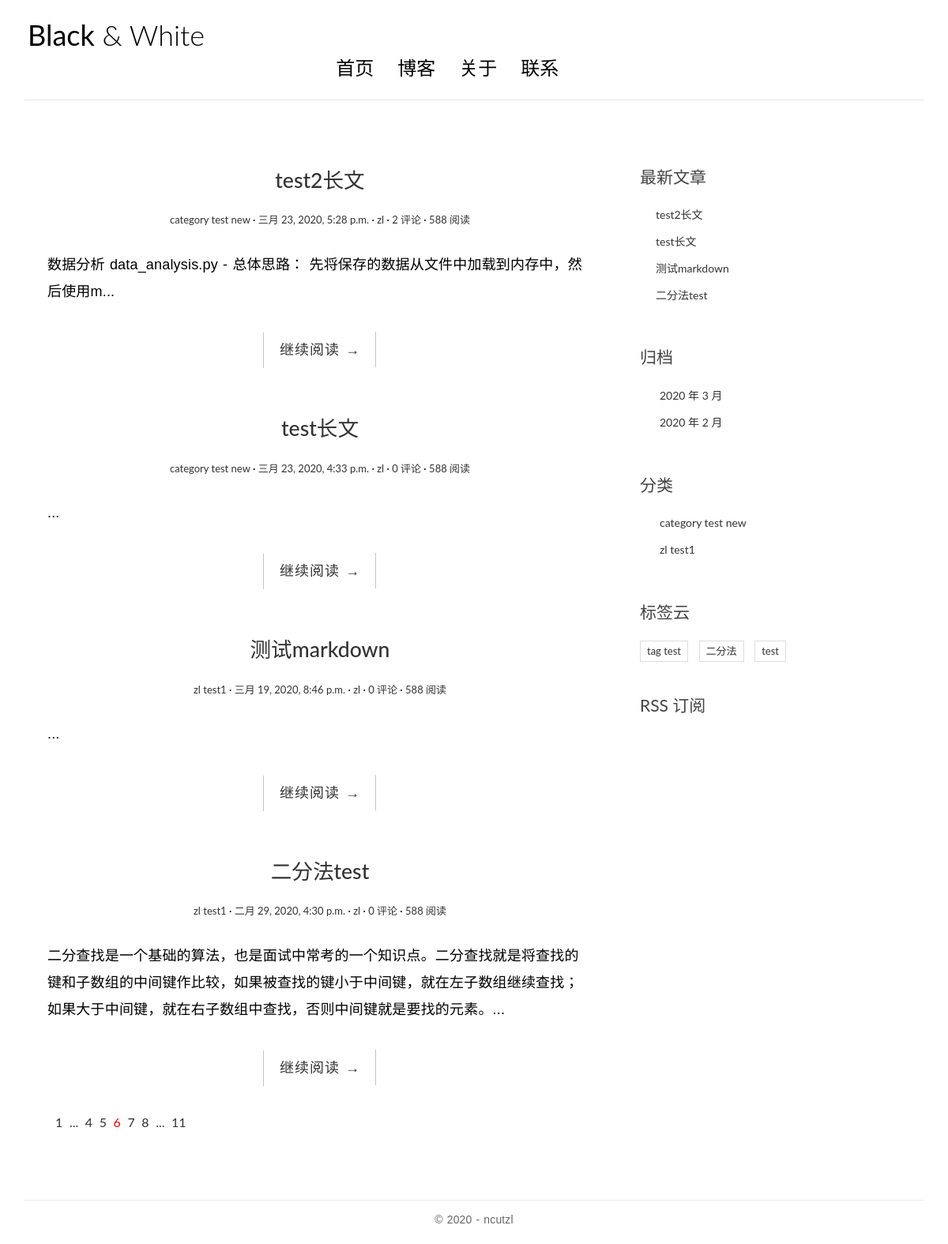
The page / on the database its author committed.
### blog/models.py (models this page shows, shortened)
class Post(models.Model):
    title = models.CharField('标题', max_length=70)
    body = models.TextField('正文')
    created_time = models.DateTimeField('创建时间', default=timezone.now)
    modified_time = models.DateTimeField('修改时间')
    excerpt = models.CharField('摘要', max_length=200, blank=True)
    category = models.ForeignKey(Category, verbose_name='分类', on_delete=models.CASCADE)
    tags = models.ManyToManyField(Tag, verbose_name='标签', blank=True)
    author = models.ForeignKey(User, verbose_name='作者', on_delete=models.CASCADE)
    class Meta:
        verbose_name = '文章'
        verbose_name_plural = verbose_name
        ordering = ['-created_time', 'title']
    def get_absolute_url(self):
        return reverse('blog:detail', kwargs={'pk': self.pk})

class Category(models.Model):
    name = models.CharField(max_length=100)
    class Meta:
        verbose_name = '分类'
        verbose_name_plural = verbose_name

class Tag(models.Model):
    name = models.CharField(max_length=100)
    class Meta:
        verbose_name = '标签'
        verbose_name_plural = verbose_name

### blog/views.py (the view)
# urls.py: path('', views.index, name='index'),
def index(request):
    post_list = Post.objects.all().order_by('-created_time')
    return render(request, 'blog/index.html', context={'post_list': post_list})

### blog/templatetags/blog_extras.py (called while the page is built)
@register.inclusion_tag('blog/inclusions/_recent_posts.html', takes_context=True)
def show_recent_posts(context, num=5):
    return {
        'recent_post_list': Post.objects.all().order_by('-created_time')[:num],
    }

@register.inclusion_tag('blog/inclusions/_archives.html', takes_context=True)
def show_archives(context):
    return {
        'date_list': Post.objects.dates('created_time', 'month', order='DESC'),
    }

@register.inclusion_tag('blog/inclusions/_categories.html', takes_context=True)
def show_categories(context):
    return {
        'category_list': Category.objects.all(),
    }

@register.inclusion_tag('blog/inclusions/_tags.html', takes_context=True)
def show_tags(context):
    return {
        'tag_list': Tag.objects.all(),
    }

### templates/blog/index.html
{% extends 'base.html' %}
  {% block main %}
    {% for post in post_list %}
      <article class="post post-{{ post.pk }}">
        <header class="entry-header">
            <h1 class="entry-title">
                 <a href="{{ post.get_absolute_url }}">{{ post.title }}</a>
            </h1>
            <div class="entry-meta">
              <span class="post-category"><a href="{% url 'blog:category' post.category.pk %}">{{ post.category.name }}</a></span>
              <span class="post-date"><a href="#"><time class="entry-date"
                                                        datetime="{{ post.created_time }}">{{ post.created_time }}</time></a></span>
              <span class="post-author"><a href="#">{{ post.author }}</a></span>
              <span class="comments-link"><a href="{{ post.get_absolute_url }}#comment-area">{{ post.comment_set.count }} 评论</a></span>
              <span class="views-count"><a href="#">588 阅读</a></span>
            </div>
        </header>
        <div class="entry-content clearfix">
            <p>{{ post.excerpt }}...</p>
            <div class="read-more cl-effect-14">
            <a href="{{ post.get_absolute_url }}" class="more-link">继续阅读 <span class="meta-nav">→</span></a>
            </div>
        </div>
      </article>
    {% empty %}
      <div class="no-post">暂时还没有发布的文章！</div>
    {% endfor %}
    <div class="pagination">
        <ul>
            <li><a href="">1</a></li>
            <li><a href="">...</a></li>
            <li><a href="">4</a></li>
            <li><a href="">5</a></li>
            <li class="current"><a href="">6</a></li>
            <li><a href="">7</a></li>
            <li><a href="">8</a></li>
            <li><a href="">...</a></li>
            <li><a href="">11</a></li>
        </ul>
    </div>
  {% endblock main %}

### templates/base.html (shortened to what this page needs)
{% load static %}
{% load blog_extras %}
<!DOCTYPE html>
<html>
  <head>
      <link rel="stylesheet" href="http://code.ionicframework.com/ionicons/2.0.1/css/ionicons.min.css">
      <link rel="stylesheet" href="{% static 'blog/css/bootstrap.min.css' %}">
      <link rel="stylesheet" href="{% static 'blog/css/pace.css' %}">
      <link rel="stylesheet" href="{% static 'blog/css/custom.css' %}">
      <link href="https://cdn.bootcss.com/highlight.js/9.15.8/styles/github.min.css" rel="stylesheet">
  </head>
<body>
<div class="container">
    <header id="site-header">
        <div class="row">
            <div class="logo">
                <h1><a href="{% url 'blog:index' %}"><b>Black</b> &amp; White</a></h1>
            </div>
            <div class="col-md-8 col-sm-7 col-xs-4">
                <nav class="main-nav" role="navigation">
                    <div class="collapse navbar-collapse" id="bs-example-navbar-collapse-1">
                        <ul class="nav navbar-nav navbar-right">
                            <li class="cl-effect-11"><a href="{% url 'blog:index' %}" data-hover="首页">首页</a></li>
                            <li class="cl-effect-11"><a href="{% url 'blog:index' %}" data-hover="博客">博客</a></li>
                            <li class="cl-effect-11"><a href="about.html" data-hover="关于">关于</a></li>
                            <li class="cl-effect-11"><a href="contact.html" data-hover="联系">联系</a></li>
                        </ul>
                    </div>
                </nav>
            </div>
        </div>
    </header>
</div>
<div class="content-body">
    <div class="container">
        <div class="row">
           <main class="col-md-8">
                {% block main %}
                {% endblock main %}
           </main>
            <aside class="col-md-4">
                {% show_recent_posts %}
                {% show_archives %}
                {% show_categories %}
                {% show_tags %}
                <div class="rss">
                    <a href=""> RSS 订阅</a>
                </div>
            </aside>
        </div>
    </div>
</div>
<footer id="site-footer">
    <div class="container">
        <div class="row">
            <div class="col-md-12">
                <p class="copyright">&copy 2020 - ncutzl
                </p>
            </div>
        </div>
    </div>
</footer>
</body>
</html>

### templates/blog/inclusions/_recent_posts.html
<div class="widget widget-recent-posts">
  <h3 class="widget-title">最新文章</h3>
  <ul>
    {% for post in recent_post_list %}
      <li>
        <a href="{{ post.get_absolute_url }}">{{ post.title }}</a>
      </li>
    {% empty %}
      暂无文章！
    {% endfor %}
  </ul>
</div>

### templates/blog/inclusions/_archives.html
<div class="widget widget-archives">
  <h3 class="widget-title">归档</h3>
  <ul>
    {% for date in date_list %}
        <li>
          <a href="{% url 'blog:archive' date.year date.month %}">
            {{ date.year }} 年 {{ date.month }} 月
          </a>
        </li>
    {% endfor %}
  </ul>
</div>

### templates/blog/inclusions/_categories.html
<div class="widget widget-category">
  <h3 class="widget-title">分类</h3>
  <ul>
    {% for category in category_list %}
        <li>
          <a href="{% url 'blog:category' category.pk %}">{{ category.name }}</a>
        </li>
{% endfor %}
  </ul>
</div>

### templates/blog/inclusions/_tags.html
<div class="widget widget-tag-cloud">
  <h3 class="widget-title">标签云</h3>
  <ul>
    {% for tag in tag_list %}
      <li>
        <a href="{% url 'blog:tag' tag.pk %}">{{ tag.name }}</a>
      </li>
    {% empty %}
        暂无标签！
    {% endfor %}
  </ul>
</div>

### blog/static/blog/css/custom.css (style rules this page uses)
* { outline: none; }
h1, h2, h3, h4, h5, h6 { margin-top: 0; }
b { font-weight: 400; }
a { color: #333; }
body { color: #444; font-family: 'Lato', sans-serif; }
p { font-family: 'Ubuntu', sans-serif; font-weight: 400; word-spacing: 1px; letter-spacing: 0.01em; }
#site-header { background-color: #FFF; padding: 25px 20px; margin-bottom: 40px; border-bottom: 1px solid #e7e7e7; }
.logo h1 a { color: #000; }
.logo h1 { margin: 0; font-family: 'Lato', sans-serif; font-weight: 300; }
.main-nav { margin-top: 11px; max-width: 95%; }
.main-nav a { color: #000000 !important; padding: 0 0 5px 0 !important; margin-right: 30px; font-family: 'Lato', sans-serif; font-weight: 300; font-size: 24px; }
.cl-effect-11 a { padding: 10px 0; color: #0972b4; text-shadow: none; }
.cl-effect-11 a::before { position: absolute; top: 0; left: 0; overflow: hidden; padding: 0 0 5px 0 !important; max-width: 0; border-bottom: 1px solid #000; color: #000; content: attr(data-hover); white-space: nowrap; -webkit-transition: max-width 0.5s; -moz-transition: max-width 0.5s; transition: max-width 0.5s; }
.content-body { padding-bottom: 4em; }
.post { background: #fff; padding: 30px 30px 0; }
.entry-title { text-align: center; font-size: 1.9em; margin-bottom: 20px; line-height: 1.6; padding: 10px 20px 0; }
.entry-meta { text-align: center; color: #DDDDDD; font-size: 13px; margin-bottom: 30px; }
.entry-content { font-size: 18px; line-height: 1.9; font-weight: 300; color: #000; }
.post-category::after, .post-date::after, .post-author::after, .comments-link::after { content: ' ·'; color: #000; }
.read-more { font-family: 'Ubuntu', sans-serif; font-weight: 400; word-spacing: 1px; letter-spacing: 0.01em; text-align: center; margin-top: 20px; }
.cl-effect-14 a { padding: 0 20px; height: 45px; line-height: 45px; position: relative; display: inline-block; margin: 15px 25px; letter-spacing: 1px; font-weight: 400; text-shadow: 0 0 1px rgba(255, 255, 255, 0.3); }
.cl-effect-14 a::before, .cl-effect-14 a::after { position: absolute; width: 45px; height: 1px; background: #C3C3C3; content: ''; -webkit-transition: all 0.3s; -moz-transition: all 0.3s; transition: all 0.3s; pointer-events: none; }
.cl-effect-14 a::before { top: 0; left: 0; -webkit-transform: rotate(90deg); -moz-transform: rotate(90deg); transform: rotate(90deg); -webkit-transform-origin: 0 0; -moz-transform-origin: 0 0; transform-origin: 0 0; }
.cl-effect-14 a::after { right: 0; bottom: 0; -webkit-transform: rotate(90deg); -moz-transform: rotate(90deg); transform: rotate(90deg); -webkit-transform-origin: 100% 0; -moz-transform-origin: 100% 0; transform-origin: 100% 0; }
.widget { background: #fff; padding: 30px 0 0; }
.widget-title { font-size: 1.5em; margin-bottom: 20px; line-height: 1.6; padding: 10px 0 0; font-weight: 400; }
.widget-recent-posts ul { padding: 0; margin: 0; padding-left: 20px; }
.widget-recent-posts ul li { list-style-type: none; position: relative; line-height: 170%; margin-bottom: 10px; }
.widget-recent-posts ul li::before { content: '\f3d3'; font-family: "Ionicons"; position: absolute; left: -17px; top: 3px; font-size: 16px; color: #000; }
.widget-archives ul { padding: 0; margin: 0; padding-left: 25px; }
.widget-archives ul li { list-style-type: none; position: relative; line-height: 170%; margin-bottom: 10px; }
.widget-archives ul li::before { content: '\f3f3'; font-family: "Ionicons"; position: absolute; left: -25px; top: 1px; font-size: 16px; color: #000; }
.widget-category ul { padding: 0; margin: 0; padding-left: 25px; }
.widget-category ul li { list-style-type: none; position: relative; line-height: 170%; margin-bottom: 10px; }
.widget-category ul li::before { content: '\f3fe'; font-family: "Ionicons"; position: absolute; left: -25px; top: 1px; font-size: 18px; color: #000; }
.widget-tag-cloud ul { padding: 0; margin: 0; margin-right: -10px; }
.widget-tag-cloud ul li { list-style-type: none; font-size: 13px; display: inline-block; margin-right: 10px; margin-bottom: 10px; padding: 3px 8px; border: 1px solid #ddd; }
.rss { font-size: 21px; margin-top: 30px; }
.rss a { color: #444; }
#site-footer { padding-top: 10px; padding: 0 0 1.5em 0; }
.copyright { text-align: center; padding-top: 1em; margin: 0; border-top: 1px solid #eee; color: #666; }
.pagination ul { list-style: none; }
.pagination ul li { display: inline-block; font-size: 16px; margin-right: 5px; }
.current a { color: red; }

### rows shown on the page
Post: title "test2长文", category.name "category test new", created_time "三月 23, 2020, 5:28 p.m.", author "zl", comment_set.count "2", excerpt "数据分析 data_analysis.py - 总体思路： 先将保存的数据从文件中加载到内存中，然后使用m"
Post: title "test长文", category.name "category test new", created_time "三月 23, 2020, 4:33 p.m.", author "zl", comment_set.count "0"
Post: title "测试markdown", category.name "zl test1", created_time "三月 19, 2020, 8:46 p.m.", author "zl", comment_set.count "0"
Post: title "二分法test", category.name "zl test1", created_time "二月 29, 2020, 4:30 p.m.", author "zl", comment_set.count "0", excerpt "二分查找是一个基础的算法，也是面试中常考的一个知识点。二分查找就是将查找的键和子数组的中间键作比较，如果被查找的键小于中间键，就在左子数组继续查找；如果大于中间键，就在右子数组中查找，否则中间键就是要找的元素。"
Category: name "category test new"
Category: name "zl test1"
Tag: name "tag test"
Tag: name "二分法"
Tag: name "test"

### other values the page prints
{{ date.year }} "2020" "2020"
{{ date.month }} "3" "2"
